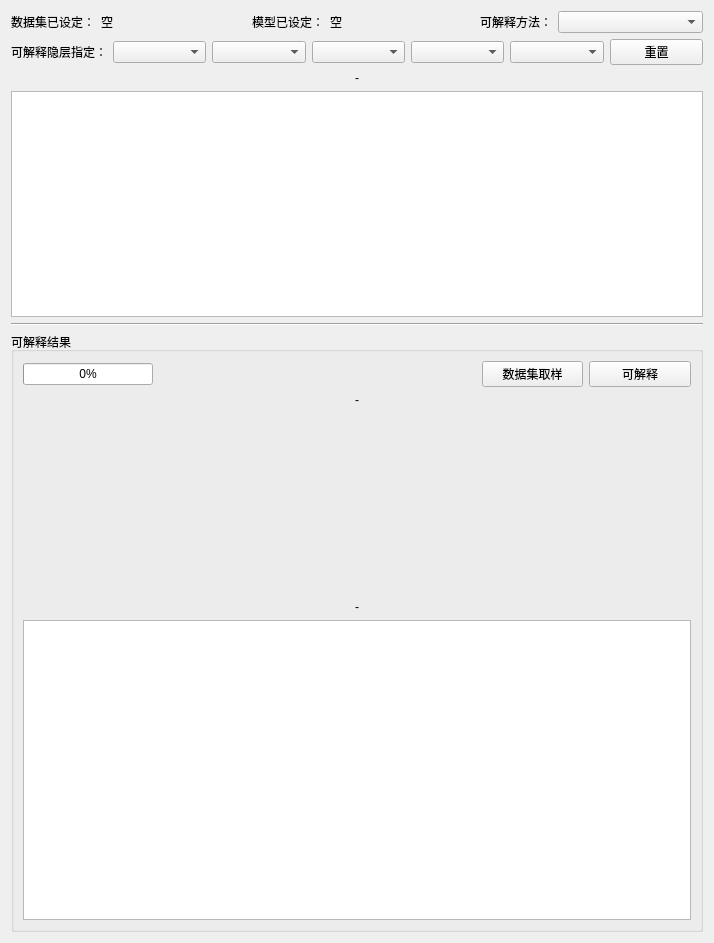
          <widget class="QWidget" name="scrollAreaWidgetContents_10">
           <property name="geometry">
            <rect>
             <x>0</x>
             <y>0</y>
             <width>714</width>
             <height>943</height>
            </rect>
           </property>
           <layout class="QVBoxLayout" name="verticalLayout_77">
            <item>
             <layout class="QHBoxLayout" name="horizontalLayout_121">
              <item>
               <widget class="QLabel" name="label_CAM_15">
                <property name="sizePolicy">
                 <sizepolicy hsizetype="Fixed" vsizetype="Fixed">
                  <horstretch>0</horstretch>
                  <verstretch>0</verstretch>
                 </sizepolicy>
                </property>
                <property name="maximumSize">
                 <size>
                  <width>16777215</width>
                  <height>40</height>
                 </size>
                </property>
                <property name="text">
                 <string>数据集已设定：</string>
                </property>
               </widget>
              </item>
              <item>
               <widget class="QLabel" name="label_CAM_dataset">
                <property name="maximumSize">
                 <size>
                  <width>16777215</width>
                  <height>40</height>
                 </size>
                </property>
                <property name="text">
                 <string>空</string>
                </property>
               </widget>
              </item>
              <item>
               <widget class="QLabel" name="label_223">
                <property name="sizePolicy">
                 <sizepolicy hsizetype="Fixed" vsizetype="Preferred">
                  <horstretch>0</horstretch>
                  <verstretch>0</verstretch>
                 </sizepolicy>
                </property>
                <property name="maximumSize">
                 <size>
                  <width>16777215</width>
                  <height>40</height>
                 </size>
                </property>
                <property name="text">
                 <string>模型已设定：</string>
                </property>
               </widget>
              </item>
              <item>
               <widget class="QLabel" name="label_CAM_model">
                <property name="maximumSize">
                 <size>
                  <width>16777215</width>
                  <height>40</height>
                 </size>
                </property>
                <property name="text">
                 <string>空</string>
                </property>
               </widget>
              </item>
              <item>
               <widget class="QLabel" name="label_224">
                <property name="sizePolicy">
                 <sizepolicy hsizetype="Fixed" vsizetype="Preferred">
                  <horstretch>0</horstretch>
                  <verstretch>0</verstretch>
                 </sizepolicy>
                </property>
                <property name="text">
                 <string>可解释方法：</string>
                </property>
                <property name="alignment">
                 <set>Qt::AlignRight|Qt::AlignTrailing|Qt::AlignVCenter</set>
                </property>
               </widget>
              </item>
              <item>
               <widget class="QComboBox" name="comboBox_CAM_method">
                <property name="sizePolicy">
                 <sizepolicy hsizetype="Preferred" vsizetype="Fixed">
                  <horstretch>0</horstretch>
                  <verstretch>0</verstretch>
                 </sizepolicy>
                </property>
               </widget>
              </item>
             </layout>
            </item>
            <item>
             <layout class="QHBoxLayout" name="horizontalLayout_118">
              <item>
               <widget class="QLabel" name="label_222">
                <property name="text">
                 <string>可解释隐层指定：</string>
                </property>
               </widget>
              </item>
              <item>
               <widget class="QComboBox" name="comboBox_CAM_L1"/>
              </item>
              <item>
               <widget class="QComboBox" name="comboBox_CAM_L2"/>
              </item>
              <item>
               <widget class="QComboBox" name="comboBox_CAM_L3"/>
              </item>
              <item>
               <widget class="QComboBox" name="comboBox_CAM_L4"/>
              </item>
              <item>
               <widget class="QComboBox" name="comboBox_CAM_L5"/>
              </item>
              <item>
               <widget class="QPushButton" name="pushButton_CAM_clear">
                <property name="text">
                 <string>重置</string>
                </property>
               </widget>
              </item>
             </layout>
            </item>
            <item>
             <layout class="QHBoxLayout" name="horizontalLayout_126">
              <item>
               <widget class="QLabel" name="label_CAM_visLayer">
                <property name="text">
                 <string>-</string>
                </property>
                <property name="alignment">
                 <set>Qt::AlignCenter</set>
                </property>
               </widget>
              </item>
             </layout>
            </item>
            <item>
             <layout class="QHBoxLayout" name="horizontalLayout_125">
              <item>
               <widget class="QGraphicsView" name="graphicsView_CAM_modelImg">
                <property name="minimumSize">
                 <size>
                  <width>0</width>
                  <height>200</height>
                 </size>
                </property>
               </widget>
              </item>
             </layout>
            </item>
            <item>
             <widget class="Line" name="line_47">
              <property name="orientation">
               <enum>Qt::Horizontal</enum>
              </property>
             </widget>
            </item>
            <item>
             <widget class="QGroupBox" name="groupBox_CAM_feaShow">
              <property name="minimumSize">
               <size>
                <width>0</width>
                <height>600</height>
               </size>
              </property>
              <property name="title">
               <string>可解释结果</string>
              </property>
              <layout class="QVBoxLayout" name="verticalLayout_78">
               <item>
                <layout class="QHBoxLayout" name="horizontalLayout_122">
                 <item>
                  <widget class="QProgressBar" name="progressBar_CAM">
                   <property name="sizePolicy">
                    <sizepolicy hsizetype="Expanding" vsizetype="Fixed">
                     <horstretch>0</horstretch>
                     <verstretch>0</verstretch>
                    </sizepolicy>
                   </property>
                   <property name="maximumSize">
                    <size>
                     <width>130</width>
                     <height>16777215</height>
                    </size>
                   </property>
                   <property name="value">
                    <number>0</number>
                   </property>
                  </widget>
                 </item>
                 <item>
                  <widget class="QLabel" name="label_227">
                   <property name="text">
                    <string/>
                   </property>
                  </widget>
                 </item>
                 <item>
                  <widget class="QLabel" name="label_134">
                   <property name="text">
                    <string/>
                   </property>
                  </widget>
                 </item>
                 <item>
                  <widget class="QLabel" name="label_226">
                   <property name="text">
                    <string/>
                   </property>
                  </widget>
                 </item>
                 <item>
                  <widget class="QPushButton" name="pushButton_CAM_randomImg">
                   <property name="text">
                    <string>数据集取样</string>
                   </property>
                  </widget>
                 </item>
                 <item>
                  <widget class="QPushButton" name="pushButton_CAM_confirmVis">
                   <property name="text">
                    <string>可解释</string>
                   </property>
                  </widget>
                 </item>
                </layout>
               </item>
               <item>
                <layout class="QHBoxLayout" name="horizontalLayout_119"/>
               </item>
               <item>
                <layout class="QVBoxLayout" name="verticalLayout_69">
                 <item>
                  <widget class="QLabel" name="label_CAM_choicedImgName">
                   <property name="text">
                    <string>-</string>
                   </property>
                   <property name="alignment">
                    <set>Qt::AlignCenter</set>
                   </property>
                  </widget>
                 </item>
                 <item>
                  <widget class="QLabel" name="label_CAM_choicedImg">
                   <property name="sizePolicy">
                    <sizepolicy hsizetype="Expanding" vsizetype="Expanding">
                     <horstretch>0</horstretch>
                     <verstretch>0</verstretch>
                    </sizepolicy>
                   </property>
                   <property name="minimumSize">
                    <size>
                     <width>0</width>
                     <height>100</height>
                    </size>
                   </property>
                   <property name="text">
                    <string/>
                   </property>
                  </widget>
                 </item>
                 <item>
                  <widget class="QLabel" name="label_CAM_camImgLabel">
                   <property name="text">
                    <string>-</string>
                   </property>
                   <property name="alignment">
                    <set>Qt::AlignCenter</set>
                   </property>
                  </widget>
                 </item>
                 <item>
                  <widget class="QGraphicsView" name="graphicsView_CAM_camImg">
                   <property name="minimumSize">
                    <size>
                     <width>0</width>
                     <height>300</height>
                    </size>
                   </property>
                   <property name="maximumSize">
                    <size>
                     <width>16777215</width>
                     <height>300</height>
                    </size>
                   </property>
                  </widget>
                 </item>
                </layout>
               </item>
              </layout>
             </widget>
            </item>
           </layout>
          </widget>
